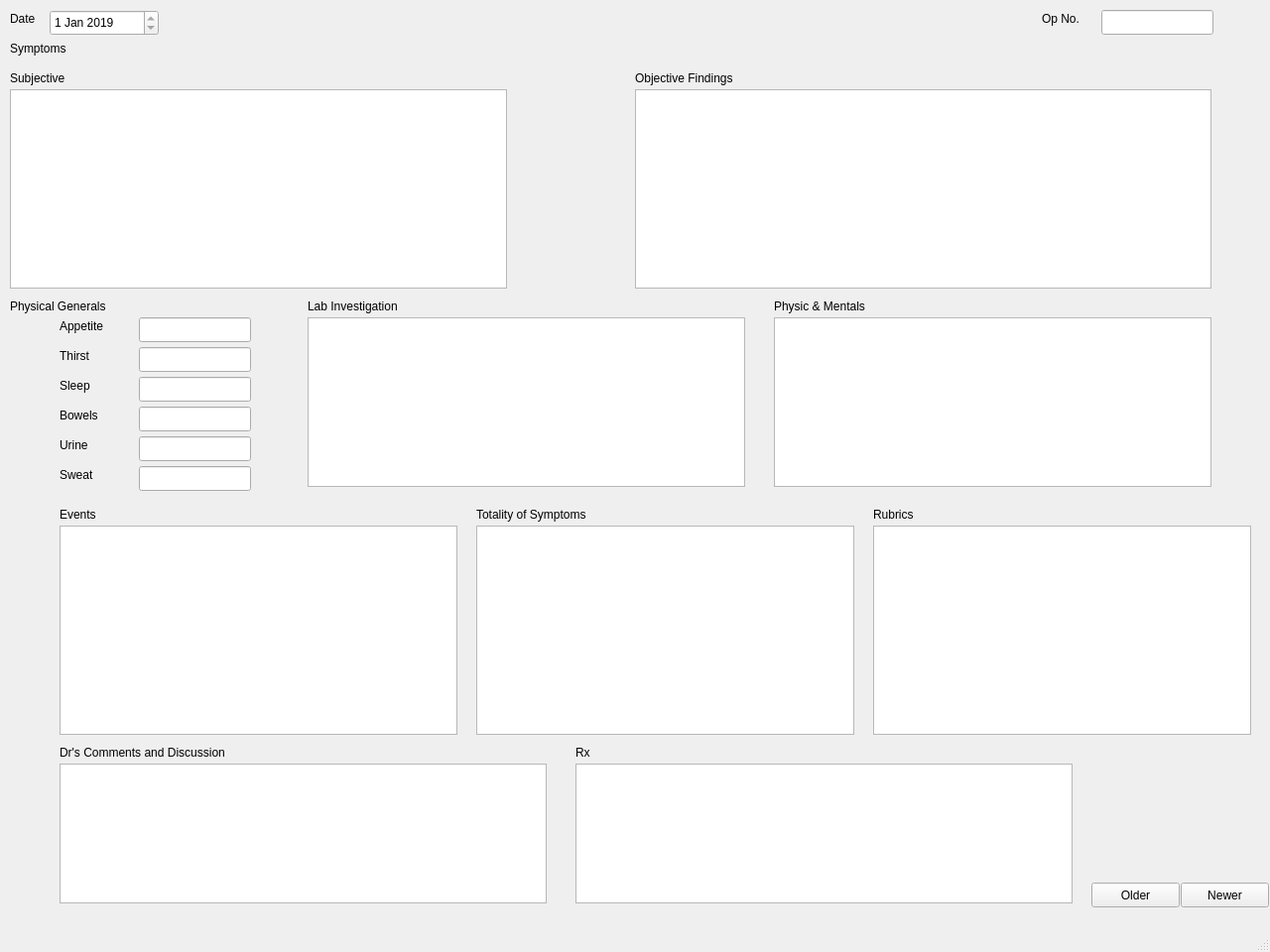
<?xml version="1.0" encoding="UTF-8"?>
<ui version="4.0">
 <class>HistoryWindow</class>
 <widget class="QMainWindow" name="HistoryWindow">
  <property name="geometry">
   <rect>
    <x>0</x>
    <y>0</y>
    <width>1280</width>
    <height>960</height>
   </rect>
  </property>
  <property name="windowTitle">
   <string>MainWindow</string>
  </property>
  <widget class="QWidget" name="centralwidget">
   <widget class="QLabel" name="label">
    <property name="geometry">
     <rect>
      <x>10</x>
      <y>10</y>
      <width>31</width>
      <height>17</height>
     </rect>
    </property>
    <property name="text">
     <string>Date</string>
    </property>
   </widget>
   <widget class="QDateEdit" name="date">
    <property name="geometry">
     <rect>
      <x>50</x>
      <y>10</y>
      <width>110</width>
      <height>26</height>
     </rect>
    </property>
    <property name="readOnly">
     <bool>true</bool>
    </property>
    <property name="date">
     <date>
      <year>2019</year>
      <month>1</month>
      <day>1</day>
     </date>
    </property>
   </widget>
   <widget class="QLabel" name="label_2">
    <property name="geometry">
     <rect>
      <x>10</x>
      <y>40</y>
      <width>71</width>
      <height>17</height>
     </rect>
    </property>
    <property name="text">
     <string>Symptoms</string>
    </property>
   </widget>
   <widget class="QLabel" name="label_3">
    <property name="geometry">
     <rect>
      <x>10</x>
      <y>70</y>
      <width>71</width>
      <height>17</height>
     </rect>
    </property>
    <property name="text">
     <string>Subjective</string>
    </property>
   </widget>
   <widget class="QTextEdit" name="subjective">
    <property name="geometry">
     <rect>
      <x>10</x>
      <y>90</y>
      <width>501</width>
      <height>201</height>
     </rect>
    </property>
    <property name="readOnly">
     <bool>true</bool>
    </property>
   </widget>
   <widget class="QLabel" name="label_4">
    <property name="geometry">
     <rect>
      <x>640</x>
      <y>70</y>
      <width>131</width>
      <height>17</height>
     </rect>
    </property>
    <property name="text">
     <string>Objective Findings</string>
    </property>
   </widget>
   <widget class="QTextEdit" name="objective">
    <property name="geometry">
     <rect>
      <x>640</x>
      <y>90</y>
      <width>581</width>
      <height>201</height>
     </rect>
    </property>
    <property name="readOnly">
     <bool>true</bool>
    </property>
   </widget>
   <widget class="QLabel" name="label_5">
    <property name="geometry">
     <rect>
      <x>10</x>
      <y>300</y>
      <width>121</width>
      <height>17</height>
     </rect>
    </property>
    <property name="text">
     <string>Physical Generals</string>
    </property>
   </widget>
   <widget class="QLabel" name="label_6">
    <property name="geometry">
     <rect>
      <x>60</x>
      <y>320</y>
      <width>67</width>
      <height>17</height>
     </rect>
    </property>
    <property name="text">
     <string>Appetite</string>
    </property>
   </widget>
   <widget class="QLabel" name="label_7">
    <property name="geometry">
     <rect>
      <x>60</x>
      <y>350</y>
      <width>67</width>
      <height>17</height>
     </rect>
    </property>
    <property name="text">
     <string>Thirst</string>
    </property>
   </widget>
   <widget class="QLineEdit" name="appetite">
    <property name="geometry">
     <rect>
      <x>140</x>
      <y>320</y>
      <width>113</width>
      <height>25</height>
     </rect>
    </property>
    <property name="readOnly">
     <bool>true</bool>
    </property>
   </widget>
   <widget class="QLineEdit" name="thirst">
    <property name="geometry">
     <rect>
      <x>140</x>
      <y>350</y>
      <width>113</width>
      <height>25</height>
     </rect>
    </property>
    <property name="readOnly">
     <bool>true</bool>
    </property>
   </widget>
   <widget class="QLabel" name="label_8">
    <property name="geometry">
     <rect>
      <x>60</x>
      <y>380</y>
      <width>67</width>
      <height>17</height>
     </rect>
    </property>
    <property name="text">
     <string>Sleep</string>
    </property>
   </widget>
   <widget class="QLineEdit" name="sleep">
    <property name="geometry">
     <rect>
      <x>140</x>
      <y>380</y>
      <width>113</width>
      <height>25</height>
     </rect>
    </property>
    <property name="readOnly">
     <bool>true</bool>
    </property>
   </widget>
   <widget class="QLabel" name="label_9">
    <property name="geometry">
     <rect>
      <x>60</x>
      <y>410</y>
      <width>67</width>
      <height>17</height>
     </rect>
    </property>
    <property name="text">
     <string>Bowels</string>
    </property>
   </widget>
   <widget class="QLineEdit" name="bowel">
    <property name="geometry">
     <rect>
      <x>140</x>
      <y>410</y>
      <width>113</width>
      <height>25</height>
     </rect>
    </property>
    <property name="readOnly">
     <bool>true</bool>
    </property>
   </widget>
   <widget class="QLabel" name="label_10">
    <property name="geometry">
     <rect>
      <x>60</x>
      <y>440</y>
      <width>67</width>
      <height>17</height>
     </rect>
    </property>
    <property name="text">
     <string>Urine</string>
    </property>
   </widget>
   <widget class="QLineEdit" name="urine">
    <property name="geometry">
     <rect>
      <x>140</x>
      <y>440</y>
      <width>113</width>
      <height>25</height>
     </rect>
    </property>
    <property name="readOnly">
     <bool>true</bool>
    </property>
   </widget>
   <widget class="QLabel" name="label_11">
    <property name="geometry">
     <rect>
      <x>60</x>
      <y>470</y>
      <width>67</width>
      <height>17</height>
     </rect>
    </property>
    <property name="text">
     <string>Sweat</string>
    </property>
   </widget>
   <widget class="QLineEdit" name="sweat">
    <property name="geometry">
     <rect>
      <x>140</x>
      <y>470</y>
      <width>113</width>
      <height>25</height>
     </rect>
    </property>
    <property name="readOnly">
     <bool>true</bool>
    </property>
   </widget>
   <widget class="QLabel" name="label_12">
    <property name="geometry">
     <rect>
      <x>310</x>
      <y>300</y>
      <width>121</width>
      <height>17</height>
     </rect>
    </property>
    <property name="text">
     <string>Lab Investigation</string>
    </property>
   </widget>
   <widget class="QTextEdit" name="lab">
    <property name="geometry">
     <rect>
      <x>310</x>
      <y>320</y>
      <width>441</width>
      <height>171</height>
     </rect>
    </property>
    <property name="readOnly">
     <bool>true</bool>
    </property>
   </widget>
   <widget class="QLabel" name="pam">
    <property name="geometry">
     <rect>
      <x>780</x>
      <y>300</y>
      <width>121</width>
      <height>17</height>
     </rect>
    </property>
    <property name="text">
     <string>Physic &amp; Mentals</string>
    </property>
   </widget>
   <widget class="QTextEdit" name="textEdit_2">
    <property name="geometry">
     <rect>
      <x>780</x>
      <y>320</y>
      <width>441</width>
      <height>171</height>
     </rect>
    </property>
    <property name="readOnly">
     <bool>true</bool>
    </property>
   </widget>
   <widget class="QLabel" name="label_13">
    <property name="geometry">
     <rect>
      <x>60</x>
      <y>510</y>
      <width>67</width>
      <height>17</height>
     </rect>
    </property>
    <property name="text">
     <string>Events</string>
    </property>
   </widget>
   <widget class="QTextEdit" name="events">
    <property name="geometry">
     <rect>
      <x>60</x>
      <y>530</y>
      <width>401</width>
      <height>211</height>
     </rect>
    </property>
    <property name="readOnly">
     <bool>true</bool>
    </property>
   </widget>
   <widget class="QLabel" name="label_14">
    <property name="geometry">
     <rect>
      <x>480</x>
      <y>510</y>
      <width>151</width>
      <height>17</height>
     </rect>
    </property>
    <property name="text">
     <string>Totality of Symptoms</string>
    </property>
   </widget>
   <widget class="QTextEdit" name="totality">
    <property name="geometry">
     <rect>
      <x>480</x>
      <y>530</y>
      <width>381</width>
      <height>211</height>
     </rect>
    </property>
    <property name="readOnly">
     <bool>true</bool>
    </property>
   </widget>
   <widget class="QLabel" name="label_15">
    <property name="geometry">
     <rect>
      <x>60</x>
      <y>750</y>
      <width>211</width>
      <height>17</height>
     </rect>
    </property>
    <property name="text">
     <string>Dr's Comments and Discussion</string>
    </property>
   </widget>
   <widget class="QTextEdit" name="comments">
    <property name="geometry">
     <rect>
      <x>60</x>
      <y>770</y>
      <width>491</width>
      <height>141</height>
     </rect>
    </property>
    <property name="readOnly">
     <bool>true</bool>
    </property>
   </widget>
   <widget class="QLabel" name="label_16">
    <property name="geometry">
     <rect>
      <x>580</x>
      <y>750</y>
      <width>67</width>
      <height>17</height>
     </rect>
    </property>
    <property name="text">
     <string>Rx</string>
    </property>
   </widget>
   <widget class="QTextEdit" name="rx">
    <property name="geometry">
     <rect>
      <x>580</x>
      <y>770</y>
      <width>501</width>
      <height>141</height>
     </rect>
    </property>
    <property name="readOnly">
     <bool>true</bool>
    </property>
   </widget>
   <widget class="QLabel" name="label_17">
    <property name="geometry">
     <rect>
      <x>1050</x>
      <y>10</y>
      <width>67</width>
      <height>17</height>
     </rect>
    </property>
    <property name="text">
     <string>Op No.</string>
    </property>
   </widget>
   <widget class="QLineEdit" name="op_no">
    <property name="geometry">
     <rect>
      <x>1110</x>
      <y>10</y>
      <width>113</width>
      <height>25</height>
     </rect>
    </property>
    <property name="readOnly">
     <bool>true</bool>
    </property>
   </widget>
   <widget class="QPushButton" name="olderButton">
    <property name="geometry">
     <rect>
      <x>1100</x>
      <y>890</y>
      <width>89</width>
      <height>25</height>
     </rect>
    </property>
    <property name="text">
     <string>Older</string>
    </property>
   </widget>
   <widget class="QPushButton" name="newerButton">
    <property name="geometry">
     <rect>
      <x>1190</x>
      <y>890</y>
      <width>89</width>
      <height>25</height>
     </rect>
    </property>
    <property name="text">
     <string>Newer</string>
    </property>
   </widget>
   <widget class="QTextEdit" name="textEdit">
    <property name="geometry">
     <rect>
      <x>880</x>
      <y>530</y>
      <width>381</width>
      <height>211</height>
     </rect>
    </property>
   </widget>
   <widget class="QLabel" name="label_18">
    <property name="geometry">
     <rect>
      <x>880</x>
      <y>510</y>
      <width>67</width>
      <height>17</height>
     </rect>
    </property>
    <property name="text">
     <string>Rubrics</string>
    </property>
   </widget>
  </widget>
  <widget class="QMenuBar" name="menubar">
   <property name="geometry">
    <rect>
     <x>0</x>
     <y>0</y>
     <width>1280</width>
     <height>22</height>
    </rect>
   </property>
  </widget>
  <widget class="QStatusBar" name="statusbar"/>
 </widget>
 <resources/>
 <connections/>
</ui>
